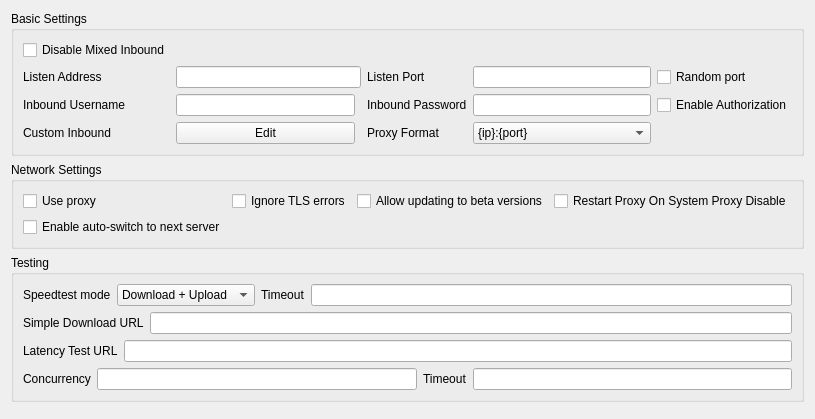
     <widget class="QWidget" name="tab_1">
      <attribute name="title">
       <string>Common</string>
      </attribute>
      <layout class="QVBoxLayout" name="verticalLayout_2">
       <item>
        <widget class="QGroupBox" name="groupBox_5">
         <property name="sizePolicy">
          <sizepolicy hsizetype="Preferred" vsizetype="Preferred">
           <horstretch>0</horstretch>
           <verstretch>0</verstretch>
          </sizepolicy>
         </property>
         <property name="title">
          <string>Basic Settings</string>
         </property>
         <layout class="QGridLayout" name="gridLayout_9">
          <item row="2" column="2">
           <widget class="QLineEdit" name="inbound_user"/>
          </item>
          <item row="4" column="5">
           <widget class="QComboBox" name="proxy_scheme">
            <item>
             <property name="text">
              <string notr="true">{ip}:{port}</string>
             </property>
            </item>
            <item>
             <property name="text">
              <string notr="true">http://{ip}:{port}</string>
             </property>
            </item>
            <item>
             <property name="text">
              <string notr="true">socks={ip}:{port}</string>
             </property>
            </item>
           </widget>
          </item>
          <item row="1" column="6">
           <widget class="QCheckBox" name="random_listen_port">
            <property name="toolTip">
             <string>&lt;html&gt;&lt;head/&gt;&lt;body&gt;&lt;p&gt;Selects a random available port on every run&lt;/p&gt;&lt;/body&gt;&lt;/html&gt;</string>
            </property>
            <property name="text">
             <string>Random port</string>
            </property>
           </widget>
          </item>
          <item row="1" column="1">
           <widget class="QLabel" name="label">
            <property name="text">
             <string>Listen Address</string>
            </property>
           </widget>
          </item>
          <item row="1" column="5">
           <widget class="QLineEdit" name="inbound_socks_port">
            <property name="sizePolicy">
             <sizepolicy hsizetype="Preferred" vsizetype="Fixed">
              <horstretch>0</horstretch>
              <verstretch>0</verstretch>
             </sizepolicy>
            </property>
           </widget>
          </item>
          <item row="1" column="2" colspan="2">
           <widget class="QLineEdit" name="inbound_address"/>
          </item>
          <item row="4" column="2">
           <widget class="QPushButton" name="custom_inbound_edit">
            <property name="text">
             <string>Edit</string>
            </property>
           </widget>
          </item>
          <item row="2" column="1">
           <widget class="QLabel" name="inbound_user_l">
            <property name="text">
             <string>Inbound Username</string>
            </property>
           </widget>
          </item>
          <item row="4" column="1">
           <widget class="QLabel" name="label_11">
            <property name="text">
             <string>Custom Inbound</string>
            </property>
           </widget>
          </item>
          <item row="2" column="4">
           <widget class="QLabel" name="inbound_pass_l">
            <property name="text">
             <string>Inbound Password</string>
            </property>
           </widget>
          </item>
          <item row="1" column="4">
           <widget class="QLabel" name="inbound_socks_port_l">
            <property name="toolTip">
             <string>&lt;html&gt;&lt;head/&gt;&lt;body&gt;&lt;p&gt;Socks
                                                                + HTTP Proxy&lt;/p&gt;&lt;/body&gt;&lt;/html&gt;
                                                            </string>
            </property>
            <property name="text">
             <string>Listen Port</string>
            </property>
           </widget>
          </item>
          <item row="4" column="4">
           <widget class="QLabel" name="proxy_scheme_l">
            <property name="text">
             <string>Proxy Format</string>
            </property>
           </widget>
          </item>
          <item row="2" column="5">
           <widget class="QLineEdit" name="inbound_pass"/>
          </item>
          <item row="2" column="6">
           <widget class="QCheckBox" name="inbound_auth">
            <property name="text">
             <string>Enable Authorization</string>
            </property>
           </widget>
          </item>
          <item row="0" column="1">
           <widget class="QCheckBox" name="disable_mixed_inbound">
            <property name="text">
             <string>Disable Mixed Inbound</string>
            </property>
           </widget>
          </item>
         </layout>
        </widget>
       </item>
       <item>
        <widget class="QGroupBox" name="network_settings_group">
         <property name="sizePolicy">
          <sizepolicy hsizetype="Preferred" vsizetype="Preferred">
           <horstretch>0</horstretch>
           <verstretch>0</verstretch>
          </sizepolicy>
         </property>
         <property name="title">
          <string>Network Settings</string>
         </property>
         <layout class="QGridLayout" name="gridLayout_12">
          <item row="1" column="5">
           <widget class="QCheckBox" name="net_insecure">
            <property name="text">
             <string>Ignore TLS errors</string>
            </property>
           </widget>
          </item>
          <item row="1" column="0">
           <widget class="QCheckBox" name="net_use_proxy">
            <property name="toolTip">
             <string>&lt;html&gt;&lt;head/&gt;&lt;body&gt;&lt;p&gt;Use proxy for subscription request, update request etc&lt;/p&gt;&lt;/body&gt;&lt;/html&gt;</string>
            </property>
            <property name="text">
             <string>Use proxy</string>
            </property>
           </widget>
          </item>
          <item row="1" column="6">
           <widget class="QCheckBox" name="allow_beta">
            <property name="text">
             <string>Allow updating to beta versions</string>
            </property>
           </widget>
          </item>
          <item row="1" column="7">
           <widget class="QCheckBox" name="reset_proxy_on_disable_sp">
            <property name="text">
             <string>Restart Proxy On System Proxy Disable</string>
            </property>
           </widget>
          </item>
          <item row="2" column="0" colspan="4">
           <widget class="QCheckBox" name="auto_switch_enabled">
            <property name="toolTip">
             <string>After a profile starts, test the current connection and switch to the next best server in the same group if it is unavailable.</string>
            </property>
            <property name="text">
             <string>Enable auto-switch to next server</string>
            </property>
           </widget>
          </item>
         </layout>
        </widget>
       </item>
       <item>
        <widget class="QGroupBox" name="testing_settings_group">
         <property name="title">
          <string>Testing</string>
         </property>
         <layout class="QVBoxLayout" name="verticalLayout_8">
          <item>
           <layout class="QHBoxLayout" name="horizontalLayout_10">
            <item>
             <widget class="QLabel" name="label_12">
              <property name="text">
               <string>Speedtest mode</string>
              </property>
             </widget>
            </item>
            <item>
             <widget class="QComboBox" name="speedtest_mode">
              <item>
               <property name="text">
                <string>Download + Upload</string>
               </property>
              </item>
              <item>
               <property name="text">
                <string>Only Download</string>
               </property>
              </item>
              <item>
               <property name="text">
                <string>Only Upload</string>
               </property>
              </item>
              <item>
               <property name="text">
                <string>Simple Download</string>
               </property>
              </item>
              <item>
               <property name="text">
                <string>Only Country</string>
               </property>
              </item>
             </widget>
            </item>
            <item>
             <widget class="QLabel" name="label_19">
              <property name="toolTip">
               <string>&lt;html&gt;&lt;head/&gt;&lt;body&gt;&lt;p&gt;timeout in milliseconds&lt;br/&gt;applies to all tests individually&lt;/p&gt;&lt;/body&gt;&lt;/html&gt;</string>
              </property>
              <property name="text">
               <string>Timeout</string>
              </property>
             </widget>
            </item>
            <item>
             <widget class="QLineEdit" name="test_timeout"/>
            </item>
           </layout>
          </item>
          <item>
           <layout class="QHBoxLayout" name="horizontalLayout_9">
            <item>
             <widget class="QLabel" name="label_16">
              <property name="text">
               <string>Simple Download URL</string>
              </property>
             </widget>
            </item>
            <item>
             <widget class="QLineEdit" name="simple_down_url"/>
            </item>
           </layout>
          </item>
          <item>
           <layout class="QHBoxLayout" name="horizontalLayout_6">
            <item>
             <widget class="QLabel" name="label_13">
              <property name="text">
               <string>Latency Test URL</string>
              </property>
             </widget>
            </item>
            <item>
             <widget class="QLineEdit" name="test_latency_url"/>
            </item>
           </layout>
          </item>
          <item>
           <layout class="QHBoxLayout" name="horizontalLayout_11">
            <item>
             <widget class="QLabel" name="label_14">
              <property name="text">
               <string>Concurrency</string>
              </property>
             </widget>
            </item>
            <item>
             <widget class="QLineEdit" name="test_concurrent"/>
            </item>
            <item>
             <widget class="QLabel" name="label_22">
              <property name="toolTip">
               <string>&lt;html&gt;&lt;head/&gt;&lt;body&gt;&lt;p&gt;Timeout for URLtest in ms&lt;br/&gt;Note that muxed connections take a much longer time for their initial request, and setting this value too low will cause the test to falsely report that the config is not working&lt;/p&gt;&lt;/body&gt;&lt;/html&gt;</string>
              </property>
              <property name="text">
               <string>Timeout</string>
              </property>
             </widget>
            </item>
            <item>
             <widget class="QLineEdit" name="url_timeout"/>
            </item>
           </layout>
          </item>
         </layout>
        </widget>
       </item>
       <item>
        <widget class="QWidget" name="horizontalWidget_1" native="true">
         <property name="sizePolicy">
          <sizepolicy hsizetype="Preferred" vsizetype="Maximum">
           <horstretch>0</horstretch>
           <verstretch>0</verstretch>
          </sizepolicy>
         </property>
         <layout class="QHBoxLayout" name="horizontalLayout_2">
          <property name="leftMargin">
           <number>0</number>
          </property>
          <property name="topMargin">
           <number>0</number>
          </property>
          <property name="rightMargin">
           <number>0</number>
          </property>
          <property name="bottomMargin">
           <number>0</number>
          </property>
         </layout>
        </widget>
       </item>
      </layout>
     </widget>
